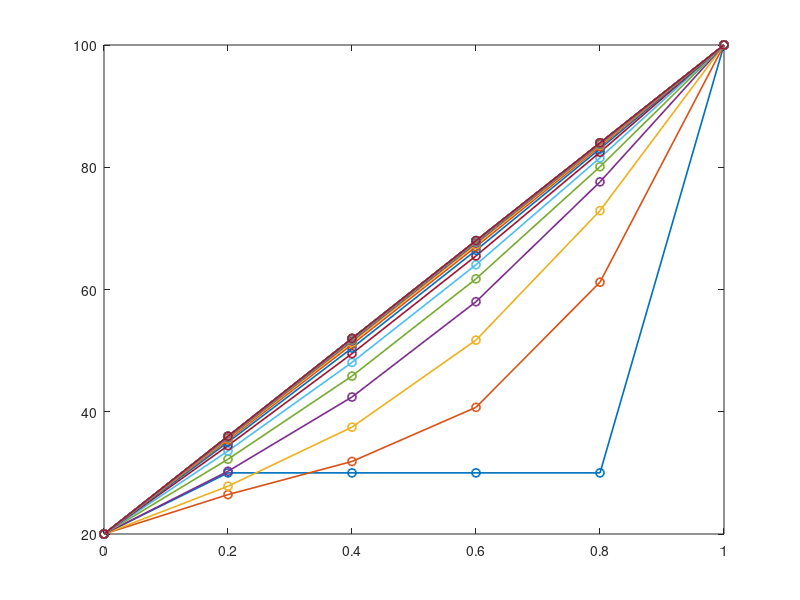

Reproduce this figure in MATLAB.
clear all; clc; 
inicial = 30;
left = 20; 
right = 100; 
xfinal = 1; 
xinicial = 0; 
tinicial= 0; 
tfinal = .5;  
ni = 4; 
ht=.005;
hx = (xfinal - xinicial) / (ni+1);
alpha2=2;
theta = 1;
beta = (alpha2*ht*(theta))/(hx^2); 
gamma = (alpha2*ht*(1-theta))/(hx^2); 
r = (2*ht)/(hx^2);
printf('r=%d\n',r);


%matriz explicita
me = sparse(ni,ni);
d1=ones(ni,1)*(gamma);
d0=ones(ni,1)*(1-2*gamma);
B=[d1 d0 d1]; 
me=spdiags(B,-1:1,ni,ni); 

%matriz implicita
mi = sparse(ni,ni);
d1=ones(ni,1)*(-beta);
d0=ones(ni,1)*(1+2*beta);
B=[d1 d0 d1]; 
mi=spdiags(B,-1:1,ni,ni); 
imi=inv(mi);

iteraciones= tfinal/ht;
resultados = ones(ni,iteraciones+1); 
resultados(:,1)=inicial*resultados(:,1);
x=[0:1:ni+1]'*hx;
plot(x,[left; resultados(:,1); right], '-o','linewidth',1.2);
hold on;
for i=(2:iteraciones+1)
  resultados(:,i)=me * resultados(:,i-1);
  resultados(1,i)=resultados(1,i)+left*(gamma+beta);
  resultados(end,i)=resultados(end,i)+right*(gamma+beta);
  resultados(:,i)=imi * resultados(:,i);
  if mod(i,5)==0
    plot(x,[left; resultados(:,i); right], '-o','linewidth',1.2)
    hold on;
  endif
endfor
hold off;